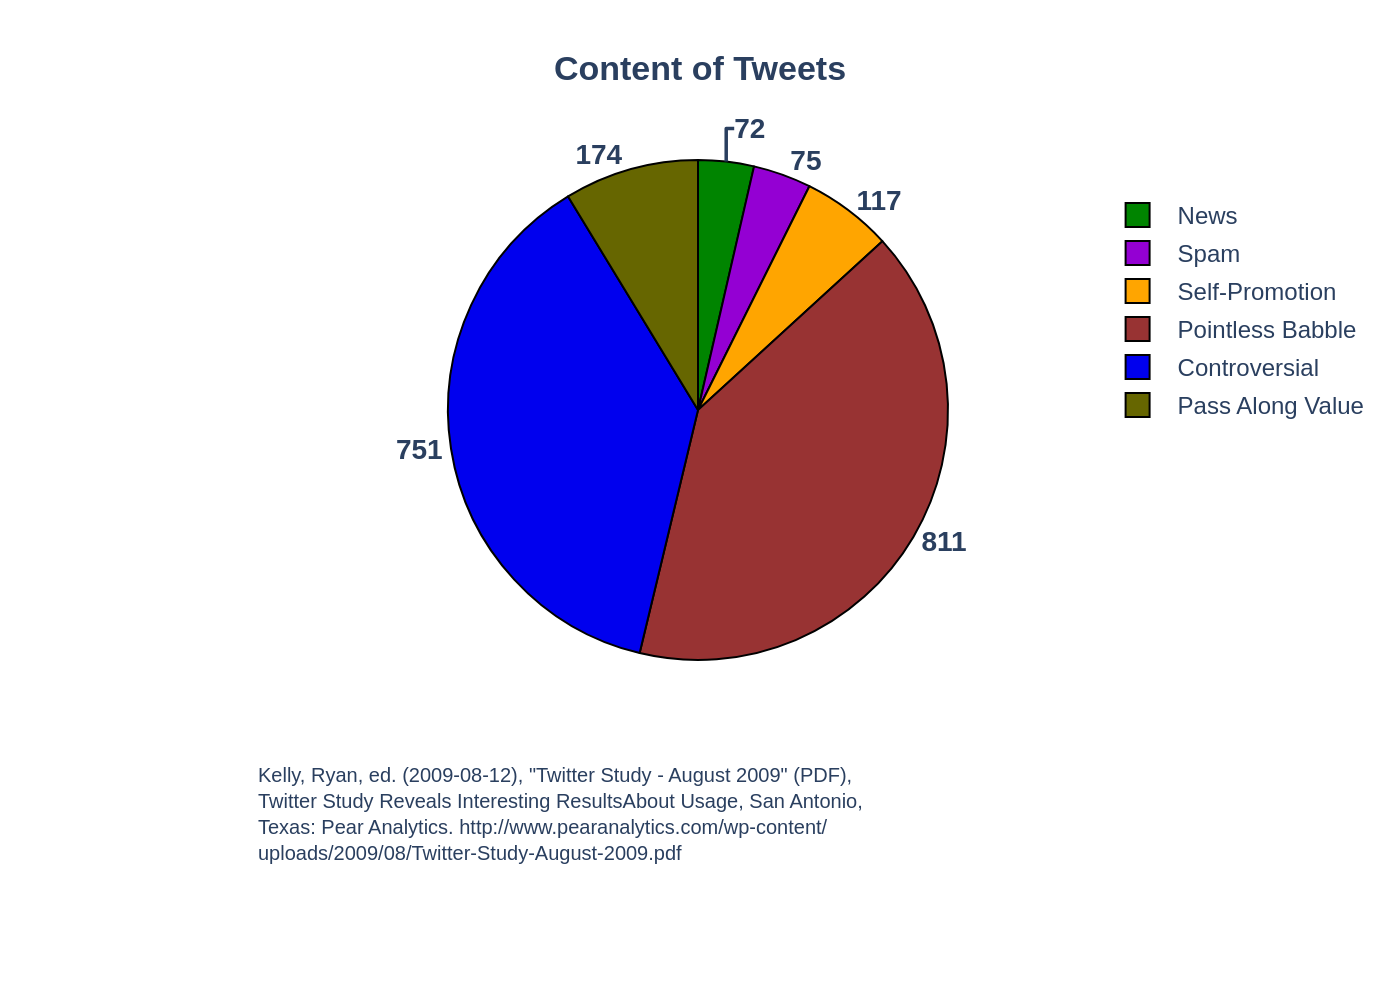

Here is the Python script that generated this plot:
import sys
import json
import plotly.graph_objects as go
import pathlib

# Check for command-line argument
if len(sys.argv) != 2:
    print("Usage: python generate_chart.py <json_file_path>")
    sys.exit(1)

# Get JSON file path from command-line argument
json_file_path = pathlib.Path(sys.argv[1])

# Read data from the JSON file
try:
    with open(json_file_path, 'r', encoding='utf-8') as f:
        chart_data = json.load(f)
except FileNotFoundError:
    print(f"Error: JSON file not found at {json_file_path}")
    sys.exit(1)
except json.JSONDecodeError:
    print(f"Error: Could not decode JSON from {json_file_path}")
    sys.exit(1)

# Extract data for the chart
labels = [d['label'] for d in chart_data['chart_data']]
values = [d['value'] for d in chart_data['chart_data']]
texts = chart_data['texts']
colors = chart_data['colors']

# Create the pie chart
fig = go.Figure()

fig.add_trace(go.Pie(
    labels=labels,
    values=values,
    marker=dict(colors=colors, line=dict(color='#000000', width=1)),
    textinfo='value',
    textposition='outside',
    textfont=dict(family="Arial", size=14, weight='bold'),
    hoverinfo='label+percent+value',
    sort=False,  # Preserve the original order from the JSON
    direction='clockwise'
))

# Update layout
title_text = f"<b>{texts['title']}</b>"
if texts.get('subtitle'):
    title_text += f"<br><sub>{texts['subtitle']}</sub>"

fig.update_layout(
    title=dict(
        text=title_text,
        x=0.5,
        xanchor='center'
    ),
    font=dict(
        family="Arial"
    ),
    showlegend=True,
    legend=dict(
        x=0.95,
        y=0.7,
        xanchor='left',
        yanchor='middle'
    ),
    margin=dict(t=80, b=170, l=40, r=40), # Increased bottom margin for long source
    annotations=[
        dict(
            text=texts['source'],
            showarrow=False,
            xref="paper",
            yref="paper",
            x=0,
            y=-0.2, # Position annotation below the chart
            xanchor='left',
            yanchor='top',
            align='left',
            font=dict(family="Arial", size=10)
        )
    ]
)

# Define output filename and save the image
output_filename_base = json_file_path.stem
output_png_path = f"{output_filename_base}.png"

fig.write_image(output_png_path, scale=2)

print(f"Chart successfully generated and saved to {output_png_path}")
